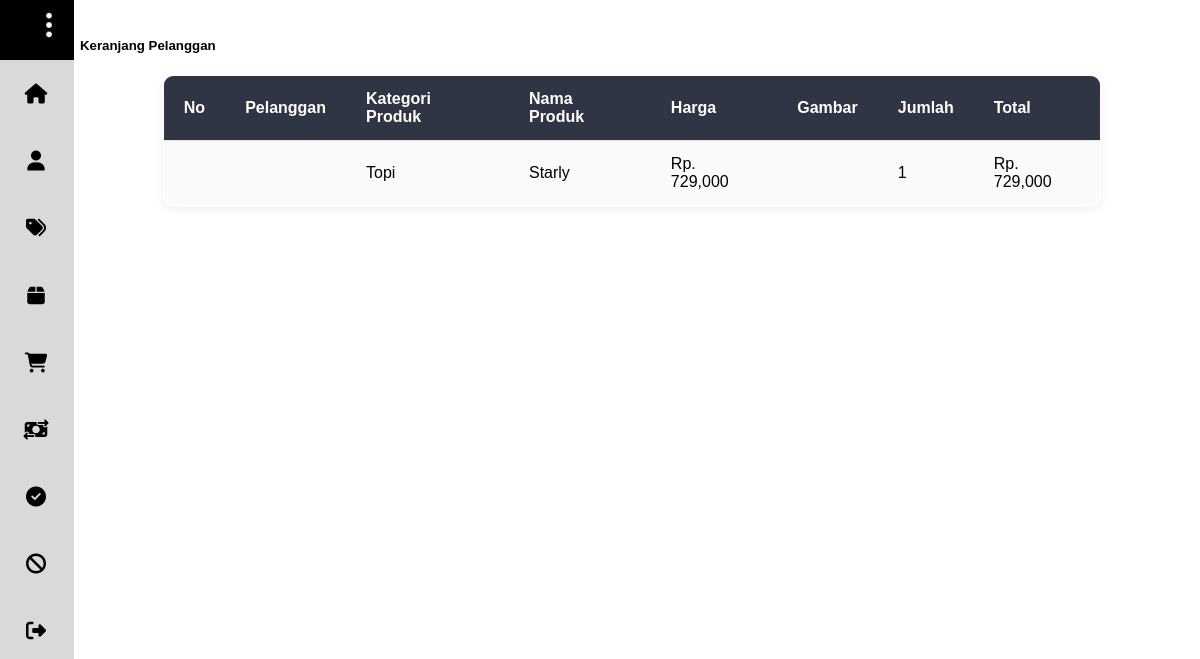
Page /admin_kevin/chart.php (signed in) on the committed database.
### tables this page shows
CREATE TABLE `t_product` (
  `id_product` int(11) NOT NULL,
  `id_category` tinyint(4) NOT NULL,
  `product_name` varchar(100) NOT NULL,
  `product_description` text NOT NULL,
  `product_image` varchar(100) NOT NULL,
  `product_status` tinyint(4) NOT NULL,
  `data_created` timestamp NOT NULL DEFAULT current_timestamp() ON UPDATE current_timestamp(),
  `product_price` int(11) NOT NULL,
  `product_stock` int(11) NOT NULL,
  `color` varchar(25) NOT NULL DEFAULT 'black'
);

CREATE TABLE `t_category` (
  `id_category` int(11) NOT NULL,
  `category_name` varchar(25) NOT NULL
);

CREATE TABLE `t_cart` (
  `id_cart` int(11) NOT NULL,
  `id_product` int(11) NOT NULL,
  `jml` int(11) NOT NULL,
  `id_admin` int(11) NOT NULL,
  `size` varchar(10) NOT NULL DEFAULT 'kids'
);

### admin_kevin/chart.php (the view, shortened to what this page needs)
<?php include 'session.php' ?>
<!DOCTYPE html>
<html lang="en">
<head>
    <link rel="stylesheet" href="../style/styleadmin.css">
</head>
<body>
    <div class="wrapper">
        <div class="sidebar closed">
            <div class="sidebar-title"><b>connecta</b></div>
            <ul>
                <?php include 'sidebar.php' ?>
            </ul>
        </div>
        <div class="section">
            <h5 class="card-title">Keranjang Pelanggan</h5>
            <table class="table1">
                <tr>
                    <th>No</th>
                    <th>Pelanggan</th>
                    <th>Kategori Produk</th>
                    <th>Nama Produk</th>
                    <th>Harga</th>
                    <th>Gambar</th>
                    <th>jumlah</th>
                    <th>Total</th>
                </tr>
                <?php
                    $no = 1;
                    $produk = mysqli_query($conn, "SELECT admin_name, (jml*product_price) AS total, id_cart, category_name, product_name, product_price, product_image, jml
                FROM t_product, t_category, t_cart, t_admin
                WHERE t_category.id_category=t_product.id_category AND
                t_cart.id_product=t_product.id_product AND
                t_admin.id_admin=t_cart.id_admin
                ");
                    while($row = mysqli_fetch_array($produk)){
                        ?>
                            <tr>
                                <td><?php $no++ ?></td>
                                <td><?php echo $row['admin_name'] ?></td>
                                <td><?php echo $row['category_name'] ?></td>
                                <td><?php echo $row['product_name'] ?></td>
                                <td>Rp. <?php echo number_format($row['product_price']) ?></td>
                                <td><a href="../produk/<?php echo $row['product_image'] ?>" target="_blank"><img src="../produk/<?php echo $row['product_image'] ?>" width="50px" alt=""></a></td>
                                <td><?php echo $row['jml'] ?></td>
                                <td>Rp. <?php echo number_format($row['total']) ?></td>
                            </tr>
                        <?php
                    }
                ?>
            </table>
        </div>
    </div>
</body>
</html>

### style/styleadmin.css (style rules this page uses)
:root { --color1: black; --color2: #7886C7; --color3: #A9B5DF; --color4: #f2f2ff; --color5: #d9d9d8; }
body { margin: 0; font-family: Arial, sans-serif; background-color: black; text-transform: capitalize; }
.wrapper { width: 100%; height: 100vh; display: flex; }
.sidebar { width: 15rem; height: 100%; background: var(--color5); position: fixed; left: 0; top: 0; transition: all 0.5s ease; overflow: hidden; }
.sidebar.closed { width: calc(4rem + 4.8px * 2); }
.sidebar-title { position: relative; height: 60px; background: var(--color1); color: white; text-align: center; line-height: 50px; }
.sidebar ul { padding: 0; margin: 0; }
.section { min-height: 100vh; height: fit-content; flex: 1; margin-left: 15rem; background-color: white; padding: 1rem; transition: margin-left 0.5s ease; box-sizing: border-box; }
.sidebar.closed ~ .section { margin-left: 4rem; }
.table1 { width: 85%; margin: 0 auto; border-collapse: collapse; background-color: #fff; border: 1px solid #ddd; border-radius: 10px; overflow: hidden; box-shadow: 0 4px 12px rgba(0,0,0,0.06); }
.table1 th { background-color: #2f3542; color: #fff; }
.table1 th, td { padding: 14px 20px; text-align: left; border-bottom: 1px solid #e1e1e1; }
.table1 tr:nth-child(even) { background-color: #f9fafc; }

### rows in the picture
t_product: id_category.category_name "Topi", product_name "Starly", product_price "729,000", t_cart.jml "1", total "729,000"
